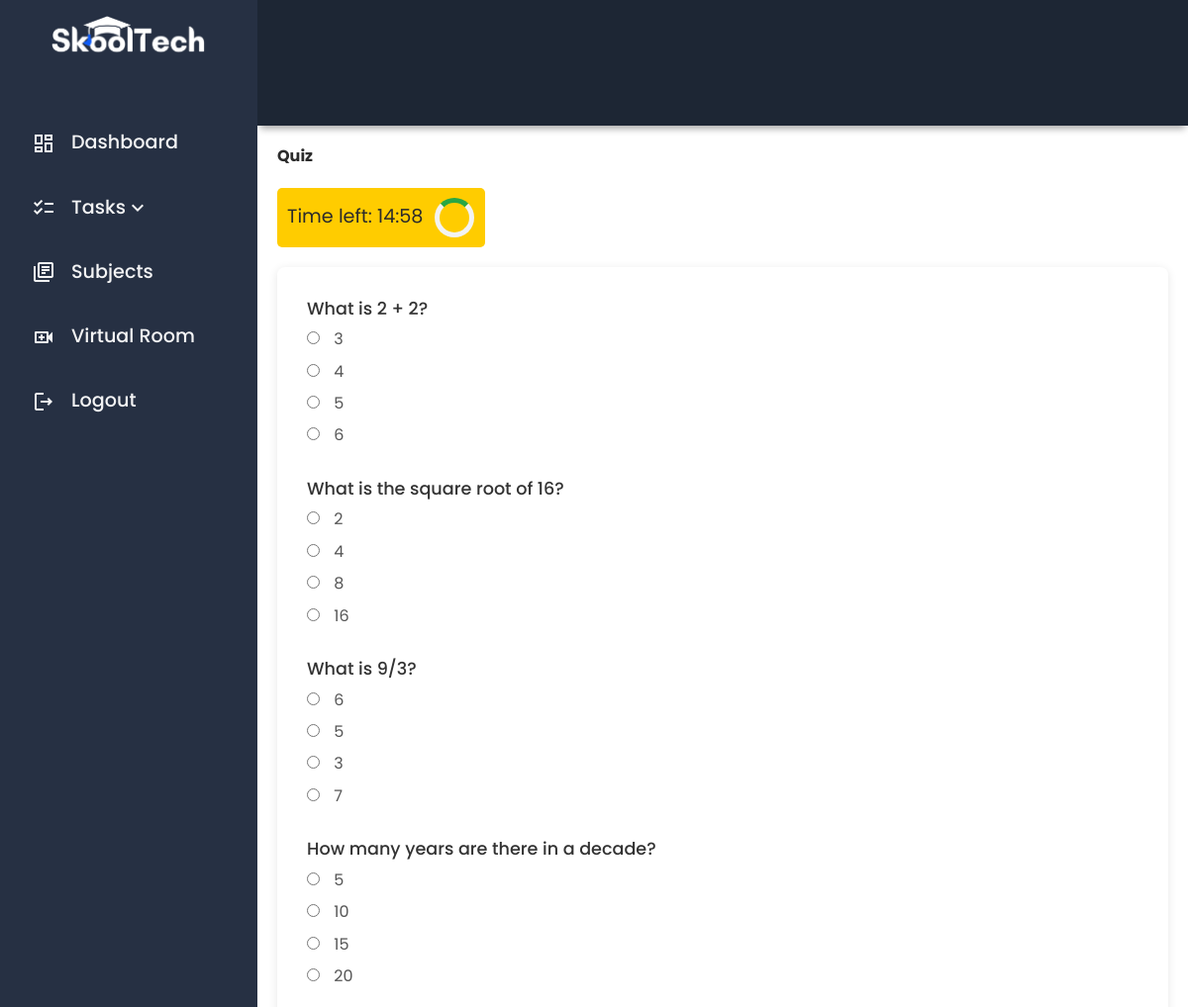
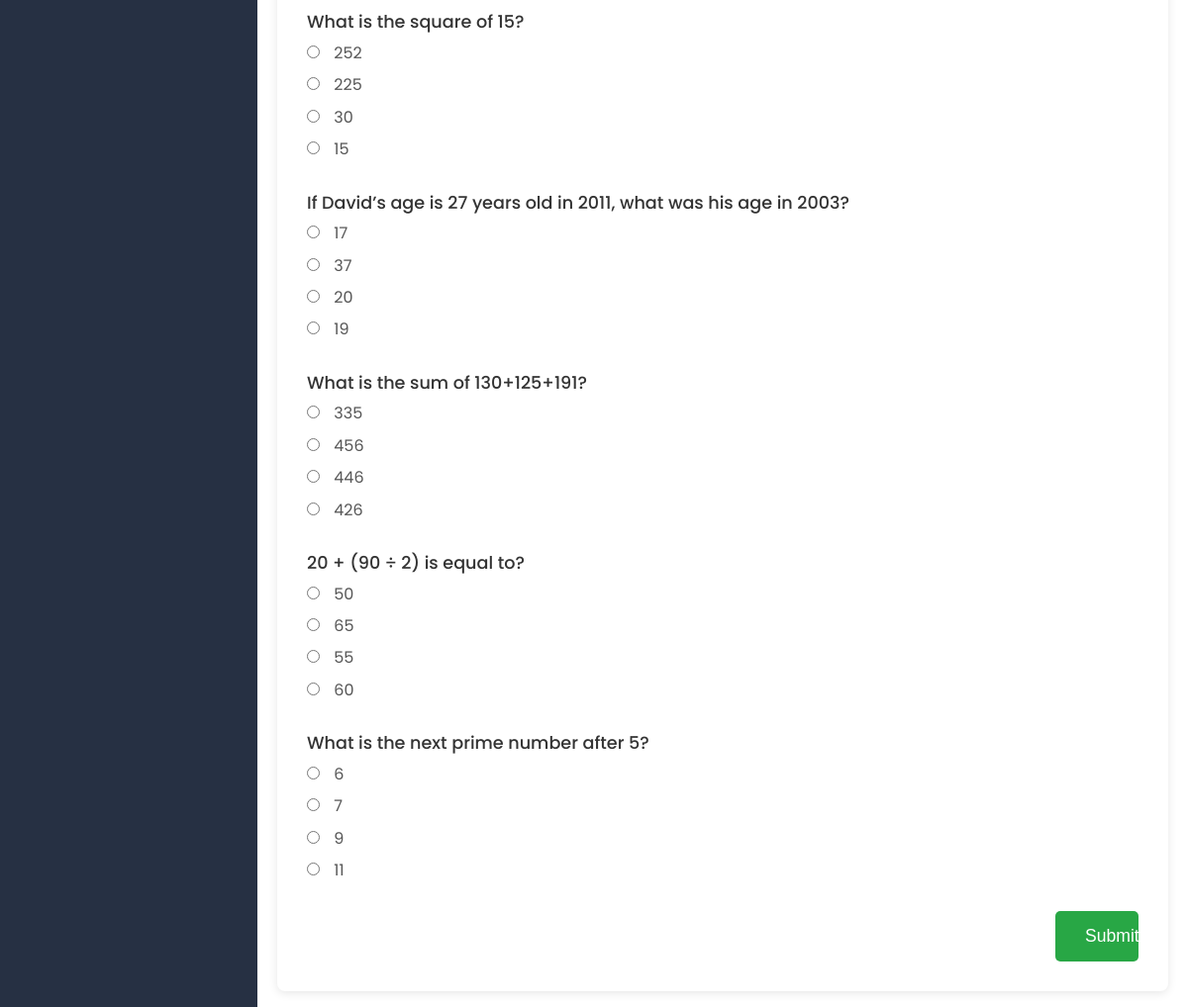
Page /take_quiz.php?quiz_id=1 (signed in) on the committed database (2 pictures, top to bottom).
### tables this page shows
CREATE TABLE quiz_questions (
    id INT AUTO_INCREMENT PRIMARY KEY,
    quiz_id INT,
    question_text TEXT NOT NULL,
    choice_a TEXT,
    choice_b TEXT,
    choice_c TEXT,
    choice_d TEXT,
    correct_answer CHAR(1),
    question_type ENUM('multiple_choice', 'identification', 'true_false') NOT NULL,
    FOREIGN KEY (quiz_id) REFERENCES quizzes(id) ON DELETE CASCADE
);

### take_quiz.php (the view, shortened to what this page needs)
<?php
$servername = "localhost";
$username = "root";
$password = "";
$dbname = "skooltech";
$conn = new mysqli($servername, $username, $password, $dbname);
$quiz_id = intval($_GET['quiz_id']);
$sql_questions = "SELECT * FROM quiz_questions WHERE quiz_id = ?";
$stmt_questions = $conn->prepare($sql_questions);
$stmt_questions->bind_param("i", $quiz_id);
$stmt_questions->execute();
$result_questions = $stmt_questions->get_result();
?>
<!DOCTYPE html>
<html lang="en">
<head>
    <link rel="stylesheet" href="./dist/scss/main.min.css">
</head>
<body>
<div class="grid-container">
    <div class="header">
    </div>
    <div id="sidenav">
        <div class="sidenav__wrapper">
            <div class="sidenav__img">
                <img src="./dist/img/skooltech-logo.png" alt="">
            </div>
            <div class="sidenav-list">
                <ul>
                    <li><a href="./user_dashboard.php"><span class="material-icons-outlined">dashboard</span>Dashboard</a></li>
                    <li>
                        <a href="#" class="dropdown-toggle">
                            <span class="material-icons-outlined">checklist</span> Tasks
                            <span class="material-icons-outlined chevron-icon">keyboard_arrow_down</span>
                        </a>
                    </li>
                    <li>
                        <a href="./user_subjects.php"><span class="material-icons-outlined">library_books</span> Subjects</a>
                    </li>
                    <li><a href="user_virtualroom.php"><span class="material-icons-outlined">video_call</span>Virtual Room</a></li>
                    <li><a href="logout.php"><span class="material-icons-outlined">logout</span>Logout</a></li>
                </ul>
            </div>
        </div>
    </div>
    <main class="main-container">
        <h2>Quiz</h2>
        <div class="timer-container">
            <div class="timer" id="timer"></div>
            <div class="spinner"></div>
        </div>
        <form id="quizForm" action="take_quiz.php?quiz_id=<?php echo htmlspecialchars($quiz_id); ?>" method="POST">
            <?php while ($row = $result_questions->fetch_assoc()): ?>
                <div class="question">
                    <p><?php echo htmlspecialchars($row['question_text']); ?></p>
                    <label>
                        <input type="radio" name="answers[<?php echo htmlspecialchars($row['id']); ?>]" value="A" required>
                        <?php echo htmlspecialchars($row['choice_a']); ?>
                    </label>
                    <label>
                        <input type="radio" name="answers[<?php echo htmlspecialchars($row['id']); ?>]" value="B" required>
                        <?php echo htmlspecialchars($row['choice_b']); ?>
                    </label>
                    <label>
                        <input type="radio" name="answers[<?php echo htmlspecialchars($row['id']); ?>]" value="C" required>
                        <?php echo htmlspecialchars($row['choice_c']); ?>
                    </label>
                    <label>
                        <input type="radio" name="answers[<?php echo htmlspecialchars($row['id']); ?>]" value="D" required>
                        <?php echo htmlspecialchars($row['choice_d']); ?>
                    </label>
                </div>
            <?php endwhile; ?>
            <button type="submit">Submit</button>
        </form>
    </main>
</div>
</body>
</html>

### take_quiz.php (style rules this page uses)
.timer { font-size: 1.2em; }
.timer-container { display: flex; background-color: #ffcc00; padding: 10px; border-radius: 5px; width: 210px; margin-bottom: 20px; align-items: center; gap: .7rem; }
.spinner { width: 40px; height: 40px; border: 5px solid #f3f3f3; border-top: 5px solid #28a745; border-radius: 50%; animation: spin 2s linear infinite; }
form { background-color: white; padding: 30px; border-radius: 8px; box-shadow: 0 2px 10px rgba(0, 0, 0, 0.1); display: flex; flex-direction: column; align-items: flex-start; position: relative; }
.question { margin-bottom: 20px; }
.question p { font-size: 1.1rem; font-weight: 500; color: #333; margin-bottom: .5rem; }
.question label { display: block; margin-bottom: 10px; font-size: 1rem; color: #555; }
.question input[type="radio"], .question input[type="text"] { margin-right: 10px; }
button[type="submit"] { background-color: #28a745; color: white; font-size: 1.1rem; border: none; padding: 15px 30px; border-radius: 5px; cursor: pointer; width: 10%; align-self: flex-end; transition: background-color 0.3s ease; }

### rows in the picture
quiz_questions: question_text "What is 2 + 2?", choice_a "3", choice_b "4", choice_c "5", choice_d "6"
quiz_questions: question_text "What is the square root of 16?", choice_a "2", choice_b "4", choice_c "8", choice_d "16"
quiz_questions: question_text "What is 9/3?", choice_a "6", choice_b "5", choice_c "3", choice_d "7"
quiz_questions: question_text "How many years are there in a decade?", choice_a "5", choice_b "10", choice_c "15", choice_d "20"
quiz_questions: question_text "What is the square of 15?", choice_a "252", choice_b "225", choice_c "30", choice_d "15"
quiz_questions: question_text "If David’s age is 27 years old in 2011, what was his age in 2003?", choice_a "17", choice_b "37", choice_c "20", choice_d "19"
quiz_questions: question_text "What is the sum of 130+125+191?", choice_a "335", choice_b "456", choice_c "446", choice_d "426"
quiz_questions: question_text "20 + (90 ÷ 2) is equal to?", choice_a "50", choice_b "65", choice_c "55", choice_d "60"
quiz_questions: question_text "What is the next prime number after 5?", choice_a "6", choice_b "7", choice_c "9", choice_d "11"
